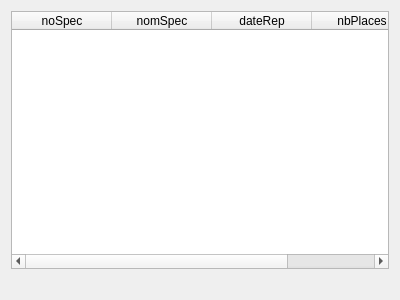
<?xml version="1.0" encoding="UTF-8"?>
<ui version="4.0">
 <class>Dialog</class>
 <widget class="QDialog" name="Dialog">
  <property name="geometry">
   <rect>
    <x>0</x>
    <y>0</y>
    <width>400</width>
    <height>300</height>
   </rect>
  </property>
  <property name="windowTitle">
   <string>Nombre de places réservées par représentations</string>
  </property>
  <layout class="QVBoxLayout" name="verticalLayout">
   <item>
    <widget class="QTableWidget" name="table_fct_rep_2">
     <column>
      <property name="text">
       <string>noSpec</string>
      </property>
     </column>
     <column>
      <property name="text">
       <string>nomSpec</string>
      </property>
     </column>
     <column>
      <property name="text">
       <string>dateRep</string>
      </property>
     </column>
     <column>
      <property name="text">
       <string>nbPlaces</string>
      </property>
     </column>
    </widget>
   </item>
   <item>
    <widget class="QLabel" name="label_fct_rep_2">
     <property name="text">
      <string/>
     </property>
    </widget>
   </item>
  </layout>
 </widget>
 <resources/>
 <connections/>
</ui>
